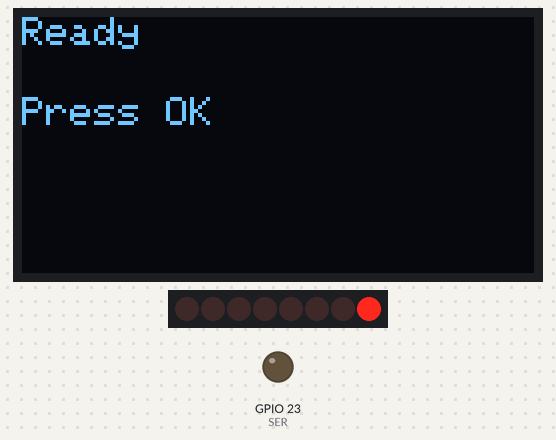
Recording of a sketch running on a simulated ESP32. On the bench: 128×64 one-colour display, 8 shift-register outputs drawn as a row of LEDs (first output left, lit = HIGH), output pins drawn as LEDs (lit = HIGH). Pins used as bus, display or sensor lines are not drawn.

Above: at 0.1 s.

The sketch:

Num_Bit_conv.ino
```cpp
#include <IRremote.hpp>
#include <Adafruit_GFX.h>
#include <Adafruit_SSD1306.h>
#include <Wire.h>
#include <map>

// remote pins
#define IR_PIN 14
// display pins
#define OLED_SDA 21
#define OLED_SCL 22
// 74HC595 pins
#define SER 23 // data
#define RCLK 18 // latch
#define SRCLK 19 // clock
// display prop
#define W 128
#define H 64
Adafruit_SSD1306 display(W, H, &Wire, -1);

enum class ButtonTyp{
  Digit,
  Ok,
  Clear,
  Mode,
  OnOf,
};

struct Button{
  ButtonTyp type;
  uint8_t but_val;
};

std::map<uint8_t, Button> irMap;

void write_module(uint8_t val) {
  digitalWrite(RCLK, LOW);
  shiftOut(SER, SRCLK, LSBFIRST, val);
  digitalWrite(RCLK, HIGH);
}

uint16_t val_show = 0;

void txt_show(const char* line1, const char* line2){
  display.clearDisplay();
  display.setTextColor(SSD1306_WHITE);
  display.setTextSize(1);
  display.setCursor(0, 0);
  display.print(line1);

  display.setTextSize(1);
  display.setCursor(0, 20);
  display.print(line2);

  display.display();
}

void setup() {
  // 74HC595
  pinMode(RCLK, OUTPUT);
  pinMode(SRCLK, OUTPUT);
  pinMode(SER, OUTPUT);

  // remote
  IrReceiver.begin(IR_PIN, ENABLE_LED_FEEDBACK);

  irMap[22] = {ButtonTyp::Digit, 0};
  irMap[12] = {ButtonTyp::Digit, 1};
  irMap[24] = {ButtonTyp::Digit, 2};
  irMap[94] = {ButtonTyp::Digit, 3};
  irMap[8] = {ButtonTyp::Digit, 4};
  irMap[28] = {ButtonTyp::Digit, 5};
  irMap[90] = {ButtonTyp::Digit, 6};
  irMap[66] = {ButtonTyp::Digit, 7};
  irMap[82] = {ButtonTyp::Digit, 8};
  irMap[74] = {ButtonTyp::Digit, 9};

  irMap[13] = {ButtonTyp::Clear, 0};
  irMap[25] = {ButtonTyp::Ok, 0};
  irMap[71] = {ButtonTyp::Mode, 0};
  irMap[69] = {ButtonTyp::OnOf, 0};

  // display
  Wire.begin(21, 22);

  if (!display.begin(SSD1306_SWITCHCAPVCC, 0x3C)){
    while(true){
      Serial.begin(115200);
      Serial.println("Display bug");
    }
  }
  txt_show("Ready", "Press OK");
  write_module(0b00000001); // check to delete after
}

void loop() {
  if (IrReceiver.decode()){
    uint8_t command = IrReceiver.decodedIRData.command;

    auto it = irMap.find(command);
    if (it == irMap.end()){
      IrReceiver.resume();
      return;
    }

    Button btn = it->second;

    switch(btn.type){

      case ButtonTyp::Digit:
        // display text

        val_show = val_show*10 + btn.but_val;
        if (val_show <= 255) {
          char buf[32];
          snprintf(buf, sizeof(buf), "%u", val_show);
          txt_show("Number: ", buf);
        }
        else {
          txt_show("Error: ", "Input must be smaller 255");
        }

        break;

      case ButtonTyp::Clear:
        // clear
        val_show = 0;
        txt_show("Digit", "None");
        break;

      case ButtonTyp::Ok:
        //  enter number
        write_module((uint8_t)val_show);
        break;

      case ButtonTyp::Mode:
        // mode
        break;

      case ButtonTyp::OnOf:
        // on of
        break;
    }

    IrReceiver.resume();
  }
}
```
